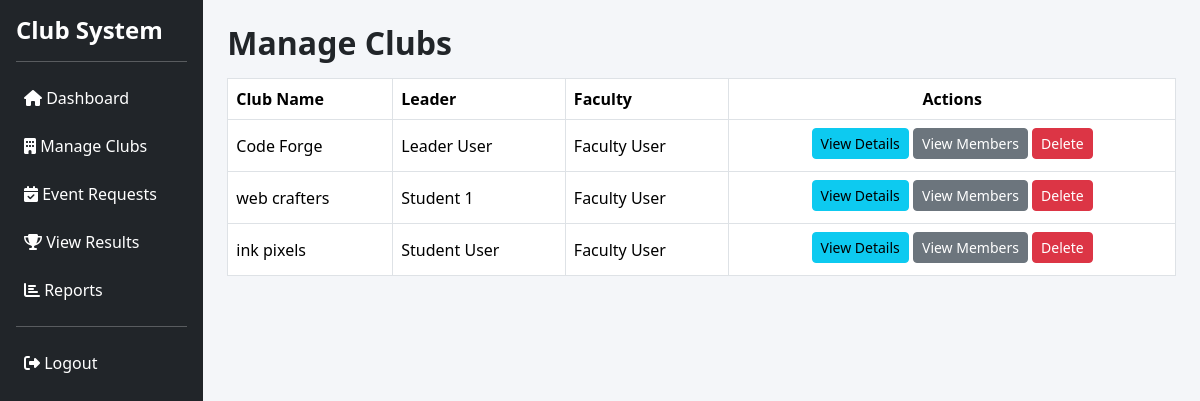
Page /admin/clubs_manage.php (signed in) on the committed database.
### tables this page shows
CREATE TABLE `clubs` (
  `club_id` int(11) NOT NULL,
  `club_name` varchar(100) NOT NULL,
  `description` text DEFAULT NULL,
  `leader_id` int(11) DEFAULT NULL,
  `faculty_id` int(11) DEFAULT NULL,
  `created_at` timestamp NOT NULL DEFAULT current_timestamp()
);

CREATE TABLE `users` (
  `user_id` int(11) NOT NULL,
  `name` varchar(100) NOT NULL,
  `email` varchar(100) NOT NULL,
  `password` varchar(255) NOT NULL,
  `role` enum('admin','leader','student','faculty') NOT NULL,
  `status` enum('active','inactive') DEFAULT 'active',
  `created_at` timestamp NOT NULL DEFAULT current_timestamp(),
  `reset_token` varchar(255) DEFAULT NULL,
  `reset_token_expiry` datetime DEFAULT NULL
);

### src/admin/clubs_manage.php (the view, shortened to what this page needs)
<?php
include "../config/db.php";
include "../includes/header.php";
include "../includes/sidebar.php";
$clubs = mysqli_query($conn, "
    SELECT c.club_id, c.club_name,
           l.name AS leader_name,
           f.name AS faculty_name
    FROM clubs c
    LEFT JOIN users l ON c.leader_id = l.user_id
    LEFT JOIN users f ON c.faculty_id = f.user_id
");
?>
<h2>Manage Clubs</h2>
<table class="table table-bordered mt-3 align-middle">
    <thead>
        <tr>
            <th>Club Name</th>
            <th>Leader</th>
            <th>Faculty</th>
            <th class="text-center">Actions</th>
        </tr>
    </thead>
    <tbody>
    <?php while ($c = mysqli_fetch_assoc($clubs)) { ?>
        <tr>
            <td><?= htmlspecialchars($c['club_name']) ?></td>
            <td>
                <?= $c['leader_name'] ? htmlspecialchars($c['leader_name']) : '<span class="text-muted">Not Assigned</span>' ?>
            </td>
            <td>
                <?= $c['faculty_name'] ? htmlspecialchars($c['faculty_name']) : '<span class="text-muted">Not Assigned</span>' ?>
            </td>
            <td class="text-center">
                <a href="club_details.php?id=<?= $c['club_id'] ?>"
                   class="btn btn-info btn-sm mb-1">
                    View Details
                </a>
                <a href="club_members.php?club_id=<?= $c['club_id'] ?>"
                   class="btn btn-secondary btn-sm mb-1">
                    View Members
                </a>
                <a href="club_delete.php?id=<?= $c['club_id'] ?>"
                   onclick="return confirm('Are you sure you want to delete this club?')"
                   class="btn btn-danger btn-sm mb-1">
                    Delete
                </a>
            </td>
        </tr>
    <?php } ?>
    </tbody>
</table>
<?php include "../includes/footer.php"; ?>

### src/assets/css/style.css (style rules this page uses)
body { background-color: #f4f6f9; font-family: 'Segoe UI', sans-serif; }
.table { background: #fff; }
h2, h4, h5 { font-weight: 600; }

### rows in the picture
clubs: club_name "Code Forge", leader.name "Leader User", faculty.name "Faculty User"
clubs: club_name "web crafters", leader.name "Student 1", faculty.name "Faculty User"
clubs: club_name "ink pixels", leader.name "Student User", faculty.name "Faculty User"
